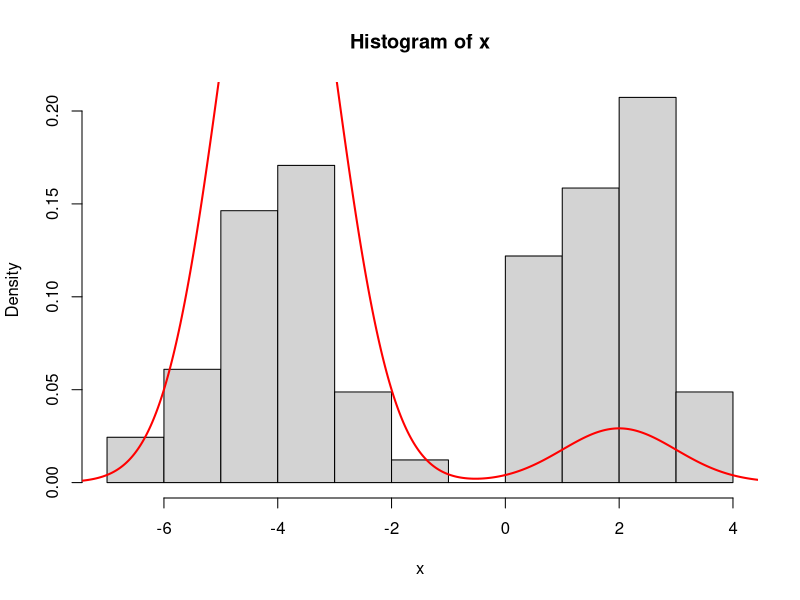

The R script that drew this image:
################
#---PACKAGES---#
################
require(compiler)

############
#---DATA---#
############
# data generated from a mixture of two normals 0.5 * N(-4,1) + 0.5 * N(2,1) 
x <- c(3.2021219417081, 2.65741884298405, 0.780137036066781, 3.64724723765017, 
       2.81041331245526, -4.62984071052694, -3.14281370657829, -3.12319766617262, 
       0.908978440112633, 2.51957106216094, 1.6829613082298, -3.87567468005131, 
       0.945705446404869, 0.495428223641111, -3.70222557688605, 3.68414040371748, 
       1.71340601895164, 1.14251338854263, -4.67625135117806, -4.36161079110522, 
       2.5622235140633, 2.06378756223698, -6.05965795191174, 2.03357186159356, 
       1.85332992519105, -2.90292806264, -2.3872030054047, 2.97532564926973, 
       1.36038670563403, 2.03484398255987, -2.90544404614717, 1.94541101948915, 
       1.89877326620243, -4.58947787551057, -5.23332969425005, 1.35028279895402, 
       -5.7057364084379, -4.19795250440479, 0.169765958342949, -4.41040237770636, 
       3.23366242337812, 2.7355634096666, -3.79124850215067, 1.81625386149323, 
       1.1244817398166, -5.351603849814, -4.28238069609014, 2.81686670597407, 
       -3.41167847159064, 2.2695834486729, -4.33355486366414, -4.07156878219267, 
       0.66540681953474, 1.54438714296735, -6.69483940993138, -3.33693275965261, 
       -1.79182385472336, 2.57088565077193, 1.36080493186315, 2.47510953571402, 
       2.21485345997249, -3.14067593928145, -5.09841477435681, 0.995868098296324, 
       0.780575051090966, -4.78524027264247, -5.00218879969458, -3.31819478384048, 
       -3.22225921308094, 2.90755400556924, -4.5340589955408, -3.17250220599487, 
       1.3692421554455, 0.471461424865359, 2.21459894893125, -2.10032867323119, 
       -3.94392608719873, -3.96057630155318, -3.71448565584273, 0.730529435675807, 
       2.20540388616452, -4.56182609476879)

##################
#---LIKELIHOOD---#
##################
loglikelihood <- function(mu, z, P, data) {
  # mu - vector with K unique mean values
  # z - vector with N cluster assignments
  # data - vector with N data points
  # P - std dev (fixed)
  logL = 0;
  for(i in 1 : length(data)) {
    xi = data[i]
    mui = mu[z[i]]
    logL = logL + log( dnorm(x = xi, mean = mui, sd = P ) )
  }
  
  return(logL )
}#END: loglikelihood

loglikelihood <- cmpfun(loglikelihood)

#############
#---PRIOR---#
#############
prior <- function(z, K, N, alpha) {
  # prior for cluster assignments
  # @return: loglikelyhood of an assignmnent z
  counts = matrix(NA, ncol = K, dimnames = list(NULL, c(1 : K) ) )
  theTable <- table(z)
  
  for(i in 1 : K) {
    colname <-  colnames(counts)[i]
    value <- theTable[which(names(theTable) == colname)]
    value <- ifelse(is.numeric(value), value, 0)
    counts[, i] <- ifelse(is.na(value), 0, value)
  }#END: i loop
  
  loglike = K * log(alpha)
  for(i in 1 : K) {
    
    eta = counts[i]
    if(eta > 0) {
      loglike = loglike + lfactorial(eta - 1)
    }# END: eta check
    
  }# END: i loop
  
  for(i in 1 : N) {
    loglike = loglike - log(alpha + i - 1)
  }
  
  return(loglike)
}#END: prior

prior <- cmpfun(prior)

# prior(z = c(1, 2, 3), K = 3, N = 3, alpha = 1.0 )
# -log(6)

################
#---PROPOSAL---#
################
proposal <- function(z, K, N) {
  # random walk (symmetric) proposal
  index = sample( c(1 : N), 1)
  value = sample( c(1 : K), 1 )
  
  r.cand = z
  r.cand[index] = value
  
  d.cand = 1
  d.curr = 1
  
  return(list(r.cand = r.cand, d.cand = d.cand, d.curr = d.curr))
}# END: proposal

proposal <- function(z, K, N, alpha) {
  # gibbs proposal (algorithm 2 from Neal 2000)
  # TODO: likelihood
  r.cand = z
  for(index in 1 : N) {
    
    occupancy = matrix(NA, ncol = K, dimnames = list(NULL, c(1 : K) ) )
    zi = r.cand[ - index]
    theTable = table(zi)
    
    for(i in 1 : K) {
      colname <-  colnames(occupancy)[i]
      value <- theTable[which(names(theTable) == colname)]
      value <- ifelse(is.numeric(value), value, 0)
      occupancy[, i] <- ifelse(is.na(value), 0, value)
    }#END: i loop
    
    probs = matrix(NA, ncol = K, dimnames = list(NULL, c(1 : K) ) )
    for(i in 1 : K) {
      
      if(occupancy[i] == 0) {#draw new
        
        probs[i] = ( (alpha) / (N - 1 + alpha) )
        
      } else { # draw existing
        
        probs[i] = ( (occupancy[i]) / (N - 1 + alpha) )
        
      }#END: occupation check
      
    }#END: i loop
    
    value = sample(c(1 : K), size = 1, prob = probs)
    r.cand[index] = value
  }#END: index loop
  
  d.cand = 1
  d.curr = 1
  
  return(list(r.cand = r.cand, d.cand = d.cand, d.curr = d.curr))
}#END: proposal

proposal <- cmpfun(proposal)

###############
#---SAMPLER---#
###############
metropolisHastings <- function(loglikelihood, prior, proposal, data, startvalue, mu, alpha, Nsim) {
  
  N <- length(startvalue)
  K <- length(mu)
  
  chain = array(dim = c(Nsim, N))
  chain[1, ] = startvalue
  for (i in 1 : (Nsim - 1)) {
    
    candidate = proposal(z = chain[i, ], K, N, alpha)
    
    r.candidate = candidate$r.cand
    d.candidate = candidate$d.cand
    d.curr = candidate$d.curr
    
    probab = exp(
      (loglikelihood(mu = mu, z = r.candidate, P = P, data) + prior(r.candidate, K, N, alpha) + log(d.candidate)) -
        (loglikelihood(mu = mu, z = chain[i, ], P = P, data) + prior(chain[i, ], K, N, alpha) + log(d.curr))
    )
    
    if (runif(1) < probab) {
      chain[i + 1, ] = r.candidate
    } else {
      chain[i + 1, ] = chain[i, ]
    }#END: accept check
    
  }#END: iterations loop
  
  return(chain)
}#END: metropolisHastings

metropolisHastings <- cmpfun(metropolisHastings)

############
#---MCMC---#
############
Nsim  <- 10^3
N     <- length(x)
P     <- 1
alpha <- 0.01
z     <- rep(1, N)
mu    <- c(-4,2)

chain = metropolisHastings(loglikelihood, prior, proposal, data = x, startvalue = z, mu, alpha, Nsim)

z = chain[dim(chain)[1], ]

probs = rep(NA, length(mu))
for(i in 1 : length(probs)) {
  probs[i] = sum(z == i) / N
}

grid = seq(min(x) - 1, max(x) + 1, length = 500)
dens = rep(NA, length = length(grid))

for(i in 1 : length(grid)) {
  dens[i] = sum(probs * dnorm(grid[i], mu, P))
}

hist(x, freq = FALSE)
lines(grid, dens, col = 'red', lwd = 2)
